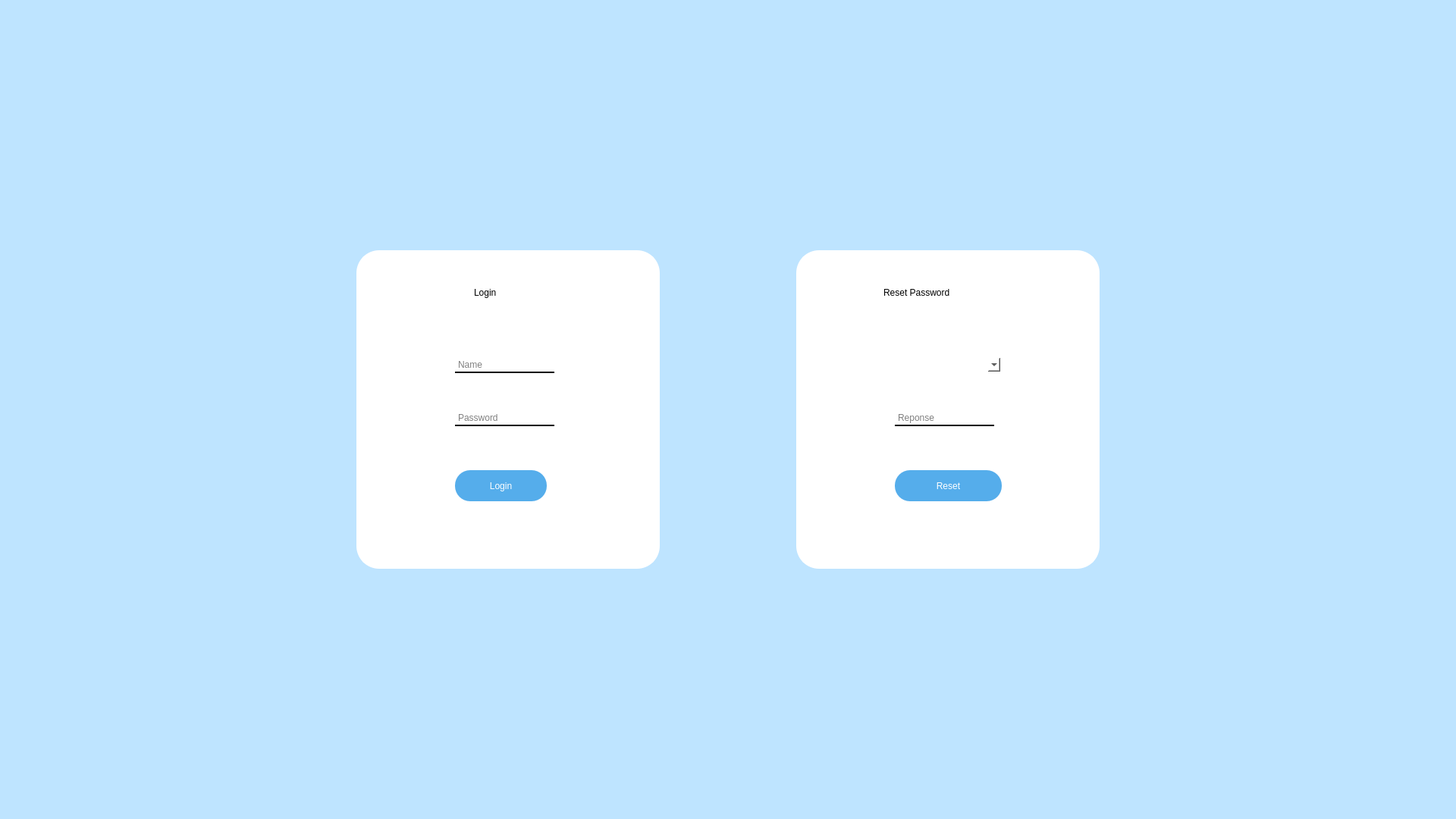
<?xml version="1.0" encoding="UTF-8"?>
<ui version="4.0">
 <class>login</class>
 <widget class="QWidget" name="login">
  <property name="geometry">
   <rect>
    <x>0</x>
    <y>0</y>
    <width>1920</width>
    <height>1080</height>
   </rect>
  </property>
  <property name="windowTitle">
   <string>Form</string>
  </property>
  <property name="styleSheet">
   <string notr="true">background-color: rgb(190, 228, 255);

</string>
  </property>
  <widget class="QGroupBox" name="groupBox">
   <property name="geometry">
    <rect>
     <x>470</x>
     <y>330</y>
     <width>400</width>
     <height>420</height>
    </rect>
   </property>
   <property name="styleSheet">
    <string notr="true">border: 2px solid rgb(255, 255, 255);
border-radius: 30px;
border-color: rgb(255, 255, 255);
background-color:rgb(255, 255, 255);</string>
   </property>
   <property name="title">
    <string/>
   </property>
   <widget class="QLineEdit" name="usernameLineEdit">
    <property name="geometry">
     <rect>
      <x>130</x>
      <y>140</y>
      <width>131</width>
      <height>22</height>
     </rect>
    </property>
    <property name="styleSheet">
     <string notr="true">background-color: transparent;
border-color: transparent;
border-bottom-color:  rgb(0, 0, 0);
font: 12pt &quot;Tw Cen MT&quot;;
color: rgb(0, 0, 0);
</string>
    </property>
    <property name="inputMask">
     <string/>
    </property>
    <property name="placeholderText">
     <string>Name</string>
    </property>
   </widget>
   <widget class="QLineEdit" name="passwordLineEdit">
    <property name="geometry">
     <rect>
      <x>130</x>
      <y>210</y>
      <width>131</width>
      <height>22</height>
     </rect>
    </property>
    <property name="styleSheet">
     <string notr="true">background-color: transparent;
border-color: transparent;
border-bottom-color:  rgb(0, 0, 0);
font: 12pt &quot;Tw Cen MT&quot;;
color: rgb(0, 0, 0);
</string>
    </property>
    <property name="placeholderText">
     <string>Password</string>
    </property>
   </widget>
   <widget class="QPushButton" name="loginButton">
    <property name="geometry">
     <rect>
      <x>130</x>
      <y>290</y>
      <width>121</width>
      <height>41</height>
     </rect>
    </property>
    <property name="styleSheet">
     <string notr="true">QPushButton {
background-color: rgb(85, 173, 235);
border: none;
border-radius: 20px;
font: 11pt &quot;Tw Cen MT&quot;;
color: rgb(255, 255, 255);
}

QPushButton:hover{
background-color:rgb(135, 207, 255);
border: none;
border-radius: 20px;
font: 11pt &quot;Tw Cen MT&quot;;
color: rgb(255, 255, 255);
}</string>
    </property>
    <property name="text">
     <string>Login</string>
    </property>
   </widget>
   <widget class="QLabel" name="label_2">
    <property name="geometry">
     <rect>
      <x>150</x>
      <y>30</y>
      <width>81</width>
      <height>51</height>
     </rect>
    </property>
    <property name="styleSheet">
     <string notr="true">font: 16pt &quot;Tw Cen MT&quot;;</string>
    </property>
    <property name="text">
     <string>Login</string>
    </property>
   </widget>
  </widget>
  <widget class="QGroupBox" name="groupBox_2">
   <property name="geometry">
    <rect>
     <x>1050</x>
     <y>330</y>
     <width>400</width>
     <height>420</height>
    </rect>
   </property>
   <property name="styleSheet">
    <string notr="true">border: 2px solid rgb(255, 255, 255);
border-radius: 30px;
border-color: rgb(255, 255, 255);
background-color:rgb(255, 255, 255);</string>
   </property>
   <property name="title">
    <string/>
   </property>
   <widget class="QPushButton" name="resetButton">
    <property name="geometry">
     <rect>
      <x>130</x>
      <y>290</y>
      <width>141</width>
      <height>41</height>
     </rect>
    </property>
    <property name="styleSheet">
     <string notr="true">QPushButton {
background-color: rgb(85, 173, 235);
border: none;
border-radius: 20px;
font: 11pt &quot;Tw Cen MT&quot;;
color: rgb(255, 255, 255);
}

QPushButton:hover{
background-color:rgb(135, 207, 255);
border: none;
border-radius: 20px;
font: 11pt &quot;Tw Cen MT&quot;;
color: rgb(255, 255, 255);
}</string>
    </property>
    <property name="text">
     <string>Reset</string>
    </property>
   </widget>
   <widget class="QComboBox" name="question">
    <property name="geometry">
     <rect>
      <x>120</x>
      <y>140</y>
      <width>151</width>
      <height>22</height>
     </rect>
    </property>
    <property name="styleSheet">
     <string notr="true">font: 12pt &quot;Tw Cen MT&quot;;</string>
    </property>
   </widget>
   <widget class="QLineEdit" name="reponse">
    <property name="geometry">
     <rect>
      <x>130</x>
      <y>210</y>
      <width>131</width>
      <height>22</height>
     </rect>
    </property>
    <property name="styleSheet">
     <string notr="true">background-color: transparent;
border-color: transparent;
border-bottom-color:  rgb(0, 0, 0);
font: 12pt &quot;Tw Cen MT&quot;;
color: rgb(0, 0, 0);
</string>
    </property>
    <property name="inputMask">
     <string/>
    </property>
    <property name="placeholderText">
     <string>Reponse</string>
    </property>
   </widget>
   <widget class="QLabel" name="label">
    <property name="geometry">
     <rect>
      <x>110</x>
      <y>30</y>
      <width>181</width>
      <height>51</height>
     </rect>
    </property>
    <property name="styleSheet">
     <string notr="true">font: 16pt &quot;Tw Cen MT&quot;;</string>
    </property>
    <property name="text">
     <string>Reset Password</string>
    </property>
   </widget>
  </widget>
 </widget>
 <resources/>
 <connections/>
</ui>
